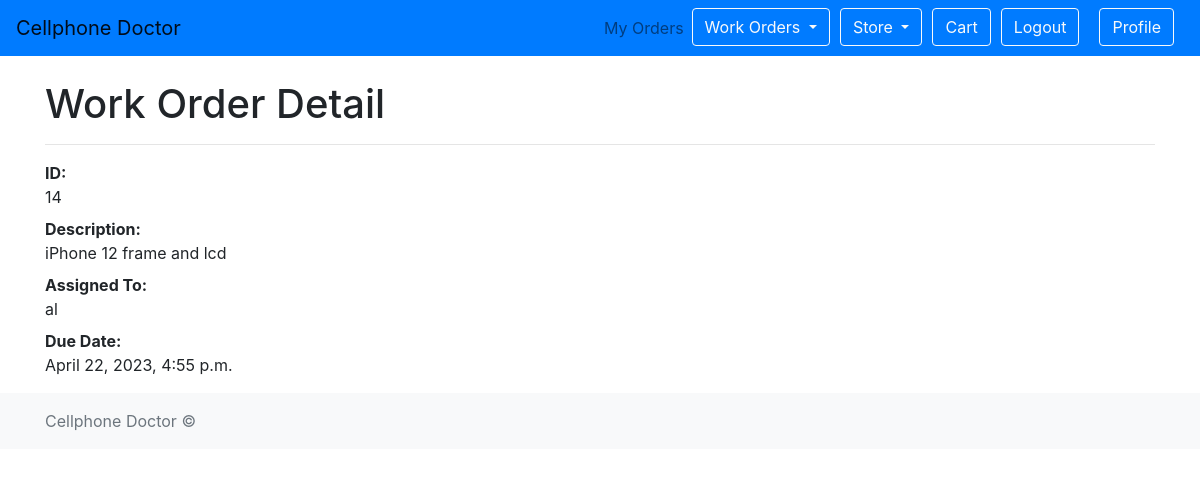
The app's page /work_orders/work_order/14/ (signed in) with its own data.
### work_orders/models.py (models this page shows, shortened)
class WorkOrder(models.Model):
    user = models.ForeignKey(User, on_delete=models.CASCADE)
    description = models.TextField()
    work_order_price = models.DecimalField(max_digits=10, decimal_places=2)
    assigned_to = models.ForeignKey(User, on_delete=models.CASCADE, blank=True, null=True, related_name='workorder_assigned_to')
    due_date = models.DateTimeField(blank=True, null=True)
    completed = models.BooleanField(default=False)
    created_date = models.DateTimeField(default=timezone.now)
    updated_date = models.DateTimeField(blank=True, null=True)
    created_by = models.ForeignKey(User, on_delete=models.CASCADE,
                                   related_name='workorder_created_by',
                                   blank=True, null=True)
    updated_by = models.ForeignKey(User, on_delete=models.CASCADE,
                                   related_name='workorder_updated_by',
                                   blank=True, null=True)

### work_orders/views.py (the view)
# urls.py: path('work_order/<int:pk>/', workorder_detail, name='workorder_detail'),
@login_required
def workorder_detail(request, pk):
    workorder = get_object_or_404(WorkOrder, pk=pk)
    return render(request, 'work_orders/workorder_detail.html',
                  {'workorder': workorder})

### work_orders/templates/work_orders/workorder_detail.html
{% extends 'base.html' %}
{% block content %}
  <h1>Work Order Detail</h1>
  <hr>
  <dl>
    <dt>ID:</dt>
    <dd>{{ workorder.id }}</dd>
    <dt>Description:</dt>
    <dd>{{ workorder.description }}</dd>
    <dt>Assigned To:</dt>
    <dd>{{ workorder.assigned_to }}</dd>
    <dt>Due Date:</dt>
    <dd>{{ workorder.due_date }}</dd>
  </dl>
{% endblock %}

### records on screen
WorkOrder: id "14", description "iPhone 12 frame and lcd", assigned_to "al", due_date "April 22, 2023, 4:55 p.m."
